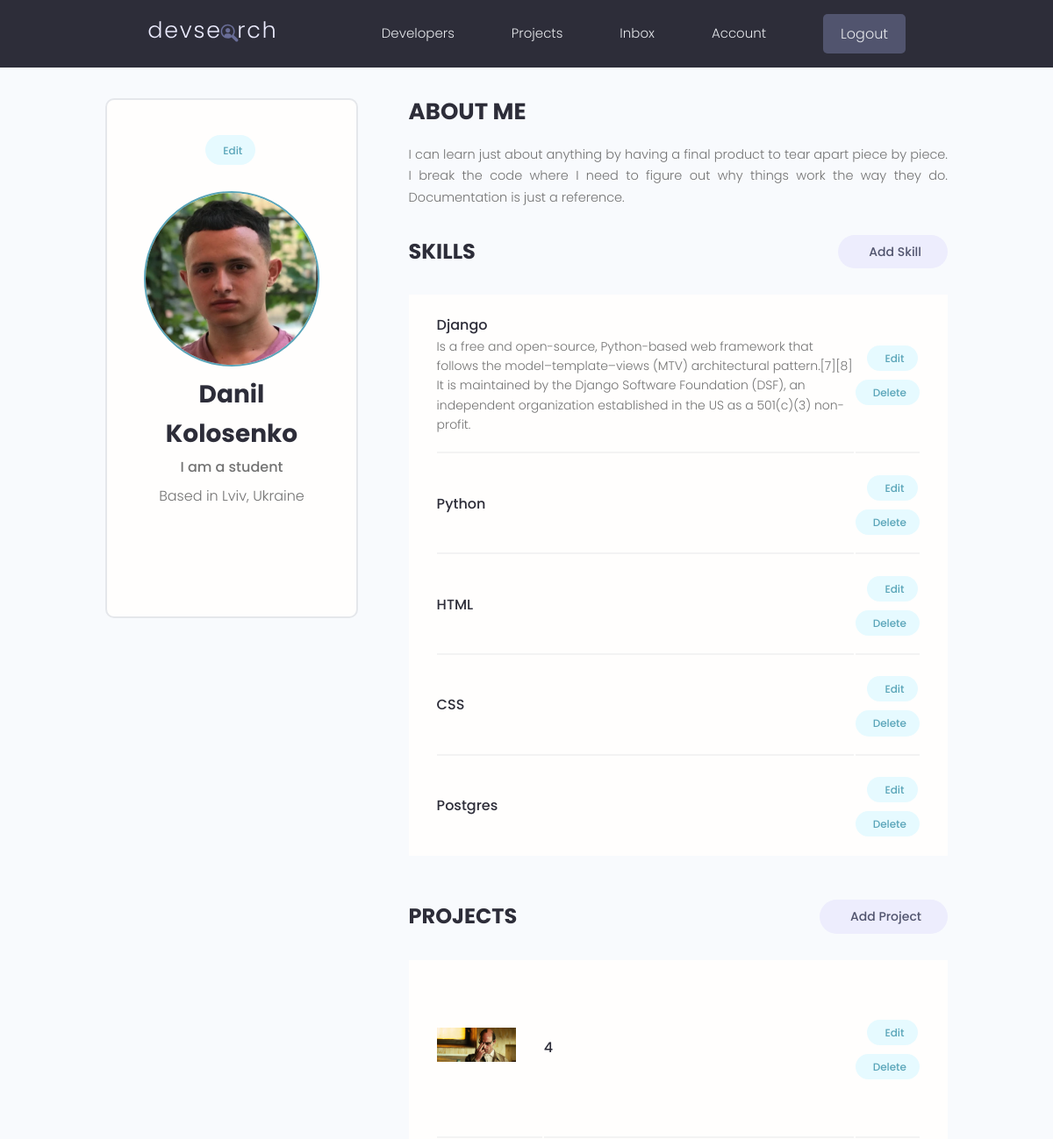
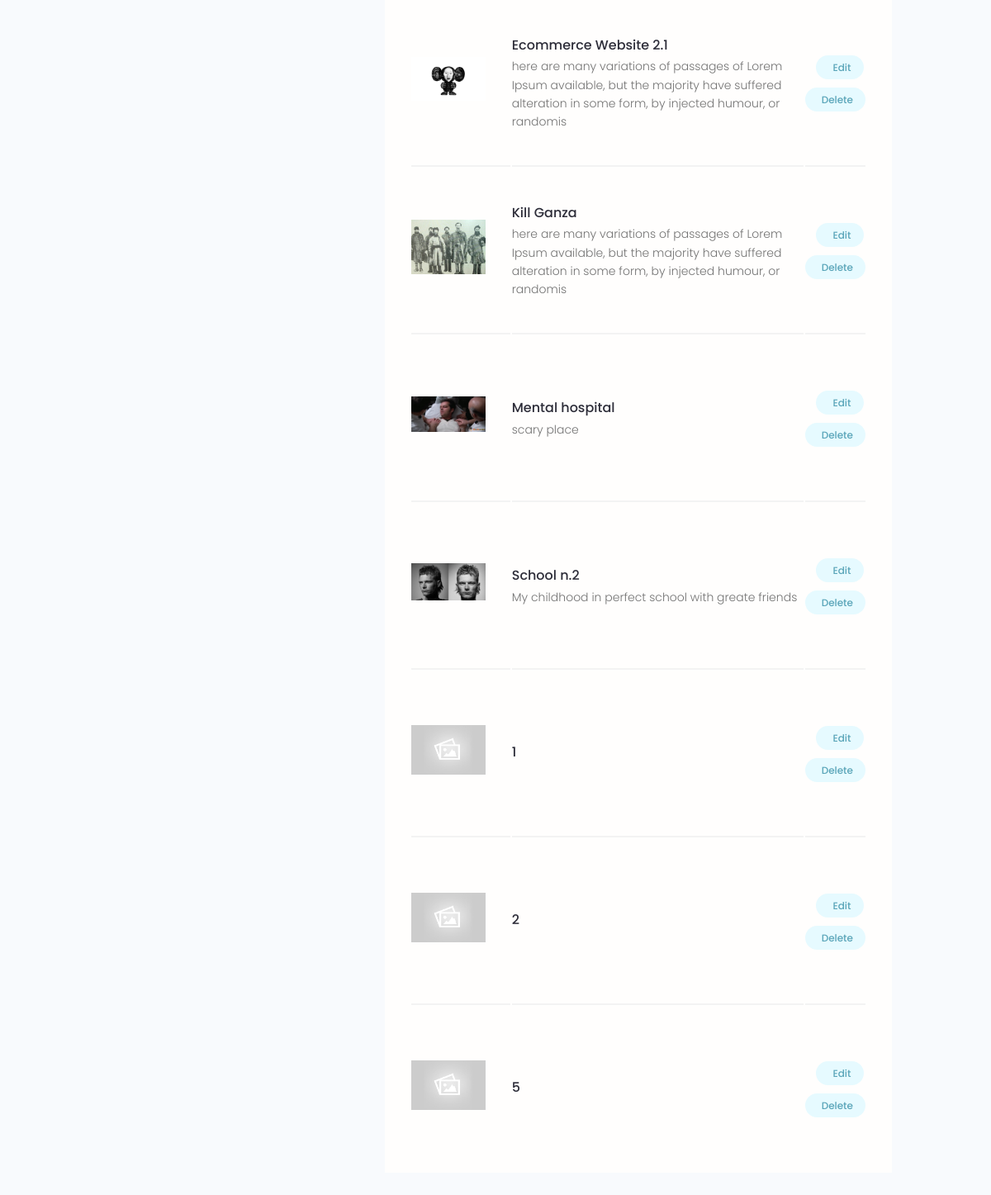
The app's page /account/ (signed in) with its own data (2 pictures, top to bottom).
### users/models.py (models this page shows, shortened)
class Profile(models.Model):
    user = models.OneToOneField(User, on_delete=models.CASCADE, null=True, blank=True)
    name = models.CharField(max_length=200, blank=True, null=True)
    email = models.CharField(max_length=500, blank=True, null=True)
    username = models.CharField(max_length=200, blank=True, null=True)
    location = models.CharField(max_length=200, blank=True, null=True)
    short_intro = models.CharField(max_length=200, blank=True, null=True)
    bio = models.TextField(blank=True, null=True)
    profile_image = models.ImageField(blank=True, null=True, upload_to='profiles/', default='profiles/user-default.jpg')
    social_github = models.CharField(max_length=200, blank=True, null=True)
    social_twitter = models.CharField(max_length=200, blank=True, null=True)
    social_linkedin = models.CharField(max_length=200, blank=True, null=True)
    social_stackoverflow = models.CharField(max_length=200, blank=True, null=True)
    social_website = models.CharField(max_length=200, blank=True, null=True)
    created = models.DateTimeField(auto_now_add=True)
    id = models.UUIDField(default=uuid.uuid4, unique=True, primary_key=True, editable=False)
    class Meta:
        ordering = ['created']
    @property
    def imageURL(self):
        try:
            url = self.profile_image.url
        except:
            url = ''
        return url

class Skill(models.Model):
    owner = models.ForeignKey(Profile, on_delete=models.CASCADE, blank=True, null=True)
    name = models.CharField(max_length=200, blank=True, null=True)
    description = models.TextField(blank=True, null=True)
    created = models.DateTimeField(auto_now_add=True)
    id = models.UUIDField(default=uuid.uuid4, unique=True, primary_key=True, editable=False)

### projects/models.py (models this page shows, shortened)
class Project(models.Model):
    owner = models.ForeignKey(Profile, null=True, blank=True, on_delete=models.CASCADE)
    title = models.CharField(max_length=200)
    description = models.TextField(null=True, blank=True)
    featured_image = models.ImageField(null=True, blank=True, default="default.jpg")
    demo_link = models.CharField(max_length=2000, blank=True, null=True)
    source_link = models.CharField(max_length=2000, null=True, blank=True)
    tags = models.ManyToManyField('Tag', blank=True)
    vote_total = models.IntegerField(default=0, null=True, blank=True)
    vote_ratio = models.IntegerField(default=0, null=True, blank=True)
    created = models.DateTimeField(auto_now_add=True)
    id = models.UUIDField(default=uuid.uuid4, unique=True, primary_key=True, editable=False)
    class Meta:
        ordering = ['-vote_ratio', '-vote_total', 'title']
    @property
    def imageURL(self):
        try:
            url = self.featured_image.url
        except:
            url = ''
        return url

### users/views.py (the view)
# urls.py: path('account/', views.userAccount, name='account'),
@login_required(login_url='login')
def userAccount(request):
    profile = request.user.profile
    skills = profile.skill_set.all()
    projects = profile.project_set.all()
    context = {'profile': profile, 'skills': skills, 'projects': projects}
    return render(request, 'users/account.html', context)

### users/templates/users/account.html (shortened to what this page needs)
{% extends 'main.html' %}
{% block content %}
<main class="settingsPage profile my-md">
  <div class="container">
    <div class="layout">
      <div class="column column--1of3">
        <div class="card text-center">
          <div class="card__body dev">
            <a class="tag tag--pill tag--main settings__btn" href="{% url 'edit-account' %}">
              Edit</a>
              <img class="avatar avatar--xl dev__avatar" src="{{ profile.imageURL }}" />
              <h2 class="dev__name">{{profile.name}}</h2>
              <p class="dev__title">{{profile.short_intro}}</p>
              <p class="dev__location">Based in {{profile.location}}</p>
              <ul class="dev__social">
              </ul>
            </div>
          </div>
        </div>
        <div class="column column--2of3">
          <div class="devInfo">
            <h3 class="devInfo__title">About Me</h3>
            <p class="devInfo__about">{{ profile.bio }}</p>
          </div>
          <div class="settings">
            <h3 class="settings__title">Skills</h3>
            <a class="tag tag--pill tag--sub settings__btn tag--lg" href="{% url 'create-skill' %}"> Add Skill</a>
          </div>
          <table class="settings__table">
            {% for skill in skills %}
            <tr>
              <td class="settings__tableInfo">
                <h4>{{ skill.name }}</h4>
                <p>{{ skill.description }}</p>
              </td>
              <td class="settings__tableActions">
                <a class="tag tag--pill tag--main settings__btn" href="{% url 'update-skill' skill.id %}"> Edit</a>
                <a class="tag tag--pill tag--main settings__btn" href="{% url 'delete-skill' skill.id %}?next=/account">
                  Delete</a>
              </td>
            </tr>
            {% endfor %}
          </table>
          <div class="settings">
            <h3 class="settings__title">Projects</h3>
            <a class="tag tag--pill tag--sub settings__btn tag--lg" href="{% url 'create-project' %}"> Add Project</a>
          </div>
          <table class="settings__table">
            {% for project in projects %}
            <tr>
              <td class="settings__thumbnail">
                <a href="{% url 'project' project.id %}"><img src="{{ project.imageURL }}" alt="Project Thumbnail" /></a>
              </td>
              <td class="settings__tableInfo">
                <a href="{% url 'project' project.id %}">{{project.title}}</a>
                <p>{{project.description|slice:"150"}}</p>
              </td>
              <td class="settings__tableActions">
                <a class="tag tag--pill tag--main settings__btn" href="{% url 'update-project' project.id %}"> Edit</a>
                <a class="tag tag--pill tag--main settings__btn" href="{% url 'delete-project' project.id %}?next=/account">
                  Delete</a>
              </td>
            </tr>
              {% endfor %}
          </table>
        </div>
      </div>
    </div>
  </main>
{% endblock content %}

### static/styles/app.css (style rules this page uses)
:root { --color-sub: #2d2d39; }
.card { border: 2px solid var(--color-light); }
img { width: 100%; }
.profile .card > .dev { padding: 4rem; }
.dev__avatar { display: block; margin: auto; }
.dev__name { color: var(--color-sub); font-size: 2.8rem; font-weight: 700; margin-top: 1rem; margin-bottom: 0.5rem; }
.dev__title { font-size: 1.6rem; font-weight: 500; line-height: 1.3; }
.dev__location { margin-top: 1rem; }
.dev__social { margin: 3rem 0; list-style: none; display: flex; justify-content: center; gap: 1.5rem; }
.devInfo { margin-bottom: 3rem; }
.devInfo__title, .devInfo__subtitle { font-size: 2.6rem; color: var(--color-sub); text-transform: uppercase; font-weight: 700; margin-bottom: 1.5rem; }
.devInfo__about, .devSkill__info { font-size: 1.45rem; line-height: 1.7; text-align: justify; }
.settingsPage .dev > .settings__btn { display: inline-block; margin-bottom: 3rem; }
.settings { display: flex; justify-content: space-between; align-items: center; }
.settings__title { font-size: 2.4rem; text-transform: uppercase; font-weight: 700; color: var(--color-sub); }
.settings__table { margin-top: 3rem; margin-bottom: 5rem; padding: 0 3rem; background: var(--color-white); }
.settings__table tr { width: 100%; }
.settings__table tr > td { padding: 2rem 0; }
.settings__table tr:not(:last-child) td { border-bottom: 2px solid var(--color-white-light); }
.settings__thumbnail { width: 23%; min-width: 10rem; }
.settings__thumbnail img { padding-right: 3rem; height: 15rem; object-fit: contain; }
.settings__tableInfo { width: 100%; }
.settings__tableInfo h4, .settings__tableInfo a { padding-right: 1rem; width: auto; font-size: 1.6rem; font-weight: 500; color: var(--color-sub); }
.settings__tableInfo p { font-size: 1.4rem; }
.settings__tableActions { text-align: right; }

### static/uikit/styles/modules/_variables.css (style rules this page uses)
:root { --color-main: #5aa5b9; --color-main-light: #e6faff; --color-sub: #3f4156; --color-sub-light: #51546e; --color-sub-lighter: #ededfd; --color-text: #737373; --color-gray: #8b8b8b; --color-light: #e5e7eb; --color-light-gray: #767676; --color-bg: #f8fafd; --color-white: #fffefd; --color-white-light: #f3f3f3; --color-success: #359e64; --color-success-bg: #def8e8; --color-error: #fc4b0b; --color-error-bg: #fff2ee; --font-base: 'Poppins', arial, helvetica, 'Segoe UI', roboto, ubuntu, sans-serif; --font-monospace: 'Fira Code', 'Courier New', courier, monospace; --font-regular: 300; --font-medium: 500; --font-bold: 700; --generic-shadow: 1px 1px 5px #00000010; --generic-transition: all 0.3s ease-in-out; }

### static/uikit/styles/modules/_base.css (style rules this page uses)
* { margin: 0; padding: 0; box-sizing: border-box; text-rendering: optimizeLegibility; color: inherit; font-size: inherit; }
html { font-size: 50%; }
@media only screen and (min-width: 480px) { html { font-size: 56.25%; } }
@media only screen and (min-width: 1200px) { html { font-size: 62.5%; } }
body { line-height: 1.6; font-weight: 400; font-size: 1.5rem; color: var(--color-text); background-color: var(--color-bg); min-height: 100vh; }

### static/uikit/styles/modules/_typography.css (style rules this page uses)
* { font-family: var(--font-base); }
h2 { font-size: 3.6rem; font-weight: var(--font-bold); }
h3 { font-size: 3.2rem; font-weight: var(--font-medium); }
h4 { font-size: 2.8rem; font-weight: var(--font-medium); }
p, span, strong { font-size: 1.6rem; color: var(--color-text); font-weight: var(--font-regular); }
a { padding-bottom: 2px; text-decoration: none; display: inline-block; color: var(--color-main); font-weight: var(--font-medium); }

### static/uikit/styles/modules/_utilities.css (style rules this page uses)
.container { width: 92%; max-width: 165rem; margin: 0 auto; box-sizing: border-box; }
@media screen and (min-width: 1000px) { .container { width: 90%; } }
@media screen and (min-width: 1200px) { .container { width: 80%; } }
.text-center { text-align: center; }
.my-md { margin: 3rem auto; }

### static/uikit/styles/modules/_avatar.css (style rules this page uses)
.avatar { border-radius: 50%; border: 2px solid var(--color-main); object-fit: cover; }
.avatar--xl { height: 20rem; width: 20rem; }

### static/uikit/styles/modules/_card.css (style rules this page uses)
.card { border-radius: 1rem; background-color: var(--color-white); border: 1.5px solid var(--color-light); width: auto; height: auto; margin-top: 0.5rem; margin-bottom: 0.5rem; overflow: hidden; }
.card__body, .card__header { padding: 2rem 2.5rem; }

### static/uikit/styles/modules/_layout.css (style rules this page uses)
.layout { display: flex; flex-flow: row wrap; justify-content: space-between; }
.layout > .column { margin-bottom: 3rem; }
.layout > .column.column--1of3 { flex-basis: 30%; }
.layout > .column.column--2of3 { flex-basis: 64%; }

### records on screen
Profile: imageURL (picture), name "Danil Kolosenko", short_intro "I am a student", location "Lviv, Ukraine", bio "I can learn just about anything by having a final product to tear apart piece by piece. I break the code where I need to figure out why things work the way they do. Documentation is just a reference."
Skill: name "Django", description "Is a free and open-source, Python-based web framework that follows the model–template–views (MTV) architectural pattern.[7][8] It is maintained by the Django Software Foundation (DSF), an independent organization established in the US as a 501(c)(3) non-profit."
Skill: name "Python"
Skill: name "HTML"
Skill: name "CSS"
Skill: name "Postgres"
Project: imageURL (picture), title "4"
Project: imageURL (picture), title "Ecommerce Website 2.1", description "here are many variations of passages of Lorem Ipsum available, but the majority have suffered alteration in some form, by injected humour, or randomis"
Project: imageURL (picture), title "Kill Ganza", description "here are many variations of passages of Lorem Ipsum available, but the majority have suffered alteration in some form, by injected humour, or randomis"
Project: imageURL (picture), title "Mental hospital", description "scary place"
Project: imageURL (picture), title "School n.2", description "My childhood in perfect school with greate friends"
Project: imageURL (placeholder picture), title "1"
Project: imageURL (placeholder picture), title "2"
Project: imageURL (placeholder picture), title "5"
